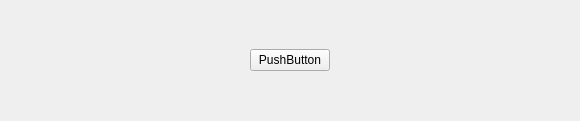
<?xml version="1.0" encoding="UTF-8"?>
<ui version="4.0">
 <class>ButtonGroup</class>
 <widget class="QWidget" name="ButtonGroup">
  <property name="geometry">
   <rect>
    <x>0</x>
    <y>0</y>
    <width>580</width>
    <height>121</height>
   </rect>
  </property>
  <property name="windowTitle">
   <string>Form</string>
  </property>
  <layout class="QHBoxLayout" name="horizontalLayout_5">
   <property name="spacing">
    <number>0</number>
   </property>
   <property name="leftMargin">
    <number>0</number>
   </property>
   <property name="topMargin">
    <number>0</number>
   </property>
   <property name="rightMargin">
    <number>0</number>
   </property>
   <property name="bottomMargin">
    <number>0</number>
   </property>
   <item>
    <widget class="QStackedWidget" name="stackedWidget">
     <property name="currentIndex">
      <number>0</number>
     </property>
     <widget class="QWidget" name="Startpage">
      <layout class="QHBoxLayout" name="horizontalLayout_2">
       <item>
        <spacer name="horizontalSpacer">
         <property name="orientation">
          <enum>Qt::Horizontal</enum>
         </property>
         <property name="sizeHint" stdset="0">
          <size>
           <width>228</width>
           <height>20</height>
          </size>
         </property>
        </spacer>
       </item>
       <item>
        <widget class="myButton" name="start">
         <property name="text">
          <string>PushButton</string>
         </property>
        </widget>
       </item>
       <item>
        <spacer name="horizontalSpacer_2">
         <property name="orientation">
          <enum>Qt::Horizontal</enum>
         </property>
         <property name="sizeHint" stdset="0">
          <size>
           <width>227</width>
           <height>20</height>
          </size>
         </property>
        </spacer>
       </item>
      </layout>
     </widget>
     <widget class="QWidget" name="PlayCardpage">
      <layout class="QHBoxLayout" name="horizontalLayout_3">
       <item>
        <spacer name="horizontalSpacer_3">
         <property name="orientation">
          <enum>Qt::Horizontal</enum>
         </property>
         <property name="sizeHint" stdset="0">
          <size>
           <width>228</width>
           <height>20</height>
          </size>
         </property>
        </spacer>
       </item>
       <item>
        <widget class="myButton" name="playcard">
         <property name="text">
          <string>PushButton</string>
         </property>
        </widget>
       </item>
       <item>
        <spacer name="horizontalSpacer_4">
         <property name="orientation">
          <enum>Qt::Horizontal</enum>
         </property>
         <property name="sizeHint" stdset="0">
          <size>
           <width>227</width>
           <height>20</height>
          </size>
         </property>
        </spacer>
       </item>
      </layout>
     </widget>
     <widget class="QWidget" name="Passpage">
      <layout class="QHBoxLayout" name="horizontalLayout">
       <item>
        <spacer name="horizontalSpacer_5">
         <property name="orientation">
          <enum>Qt::Horizontal</enum>
         </property>
         <property name="sizeHint" stdset="0">
          <size>
           <width>156</width>
           <height>20</height>
          </size>
         </property>
        </spacer>
       </item>
       <item>
        <widget class="myButton" name="pass">
         <property name="text">
          <string>PushButton</string>
         </property>
        </widget>
       </item>
       <item>
        <spacer name="horizontalSpacer_6">
         <property name="orientation">
          <enum>Qt::Horizontal</enum>
         </property>
         <property name="sizeType">
          <enum>QSizePolicy::Fixed</enum>
         </property>
         <property name="sizeHint" stdset="0">
          <size>
           <width>40</width>
           <height>15</height>
          </size>
         </property>
        </spacer>
       </item>
       <item>
        <widget class="myButton" name="pickcards">
         <property name="text">
          <string>PushButton</string>
         </property>
        </widget>
       </item>
       <item>
        <spacer name="horizontalSpacer_7">
         <property name="orientation">
          <enum>Qt::Horizontal</enum>
         </property>
         <property name="sizeHint" stdset="0">
          <size>
           <width>155</width>
           <height>20</height>
          </size>
         </property>
        </spacer>
       </item>
      </layout>
     </widget>
     <widget class="QWidget" name="CallLordpage">
      <layout class="QHBoxLayout" name="horizontalLayout_6">
       <item>
        <spacer name="horizontalSpacer_8">
         <property name="orientation">
          <enum>Qt::Horizontal</enum>
         </property>
         <property name="sizeHint" stdset="0">
          <size>
           <width>15</width>
           <height>20</height>
          </size>
         </property>
        </spacer>
       </item>
       <item>
        <layout class="QHBoxLayout" name="horizontalLayout_4">
         <item>
          <widget class="myButton" name="notcallLord">
           <property name="text">
            <string>PushButton</string>
           </property>
          </widget>
         </item>
         <item>
          <spacer name="horizontalSpacer_10">
           <property name="orientation">
            <enum>Qt::Horizontal</enum>
           </property>
           <property name="sizeType">
            <enum>QSizePolicy::Fixed</enum>
           </property>
           <property name="sizeHint" stdset="0">
            <size>
             <width>40</width>
             <height>10</height>
            </size>
           </property>
          </spacer>
         </item>
         <item>
          <widget class="myButton" name="onescore">
           <property name="text">
            <string>PushButton</string>
           </property>
          </widget>
         </item>
         <item>
          <spacer name="horizontalSpacer_11">
           <property name="orientation">
            <enum>Qt::Horizontal</enum>
           </property>
           <property name="sizeType">
            <enum>QSizePolicy::Fixed</enum>
           </property>
           <property name="sizeHint" stdset="0">
            <size>
             <width>40</width>
             <height>10</height>
            </size>
           </property>
          </spacer>
         </item>
         <item>
          <widget class="myButton" name="twoscore">
           <property name="text">
            <string>PushButton</string>
           </property>
          </widget>
         </item>
         <item>
          <spacer name="horizontalSpacer_12">
           <property name="orientation">
            <enum>Qt::Horizontal</enum>
           </property>
           <property name="sizeType">
            <enum>QSizePolicy::Fixed</enum>
           </property>
           <property name="sizeHint" stdset="0">
            <size>
             <width>40</width>
             <height>10</height>
            </size>
           </property>
          </spacer>
         </item>
         <item>
          <widget class="myButton" name="threescore">
           <property name="text">
            <string>PushButton</string>
           </property>
          </widget>
         </item>
        </layout>
       </item>
       <item>
        <spacer name="horizontalSpacer_9">
         <property name="orientation">
          <enum>Qt::Horizontal</enum>
         </property>
         <property name="sizeHint" stdset="0">
          <size>
           <width>15</width>
           <height>20</height>
          </size>
         </property>
        </spacer>
       </item>
      </layout>
     </widget>
     <widget class="QWidget" name="nullpage"/>
    </widget>
   </item>
  </layout>
 </widget>
 <customwidgets>
  <customwidget>
   <class>myButton</class>
   <extends>QPushButton</extends>
   <header location="global">mybutton.h</header>
  </customwidget>
 </customwidgets>
 <resources/>
 <connections/>
</ui>
